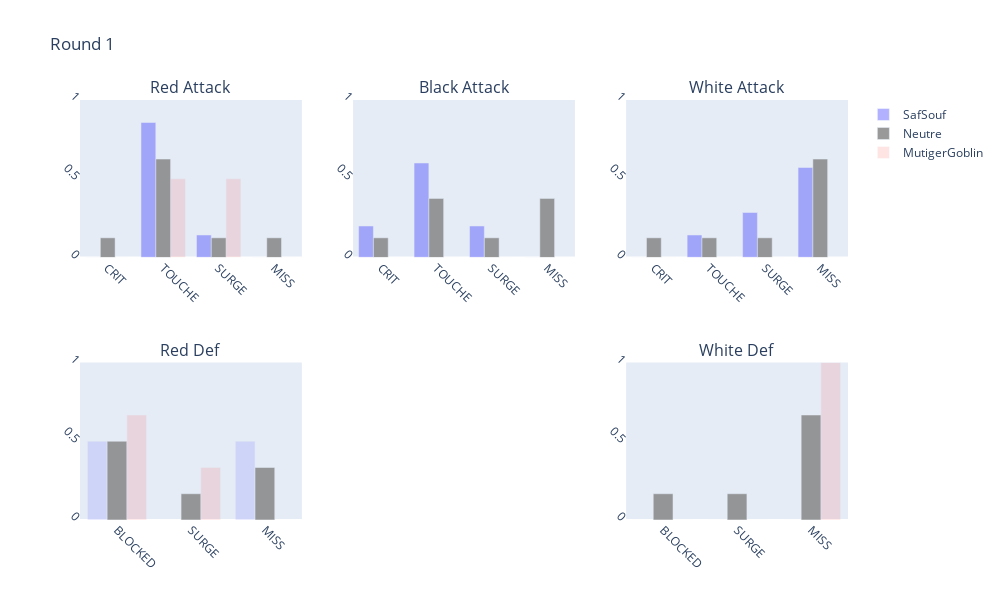

Notebook code cell kept with this figure:
### Markdown cell above
### <div class="alert alert-block alert-info">Round 1</div>

### Code cell
subplot_all_dice(xatt,xdef,BlueListSizeRound1,RedListSizeRound1,attRedListRound1,attBlackListRound1,attWhiteListRound1,
                 defRedListRound1,defWhiteListRound1,title = "Round 1",blue = BluePlayer,red = RedPlayer )

### Figure 1 — Plotly figure (JSON) as saved in the notebook; plotly's stock layout.template omitted (floating-point values rounded to 4 significant figures)
{"data": [{"marker": {"color": "blue"}, "name": "SafSouf", "opacity": 0.3, "showlegend": true, "type": "bar", "x": ["CRIT", "TOUCHE", "SURGE", "MISS"], "xaxis": "x", "y": [0, 0.8571, 0.1429, 0], "yaxis": "y"}, {"marker": {"color": "grey"}, "name": "Neutre", "opacity": 0.8, "showlegend": true, "type": "bar", "x": ["CRIT", "TOUCHE", "SURGE", "MISS"], "xaxis": "x", "y": [0.125, 0.625, 0.125, 0.125], "yaxis": "y"}, {"marker": {"color": "red"}, "name": "MutigerGoblin", "opacity": 0.1, "showlegend": true, "type": "bar", "x": ["CRIT", "TOUCHE", "SURGE", "MISS"], "xaxis": "x", "y": [0, 0.5, 0.5, 0], "yaxis": "y"}, {"marker": {"color": "blue"}, "name": "SafSouf", "opacity": 0.3, "showlegend": false, "type": "bar", "x": ["CRIT", "TOUCHE", "SURGE", "MISS"], "xaxis": "x2", "y": [0.2, 0.6, 0.2, 0], "yaxis": "y2"}, {"marker": {"color": "grey"}, "name": "Neutre", "opacity": 0.8, "showlegend": false, "type": "bar", "x": ["CRIT", "TOUCHE", "SURGE", "MISS"], "xaxis": "x2", "y": [0.125, 0.375, 0.125, 0.375], "yaxis": "y2"}, {"marker": {"color": "red"}, "name": "MutigerGoblin", "opacity": 0.1, "showlegend": false, "type": "bar", "x": ["CRIT", "TOUCHE", "SURGE", "MISS"], "xaxis": "x2", "y": [0, 0, 0, 0], "yaxis": "y2"}, {"marker": {"color": "blue"}, "name": "SafSouf", "opacity": 0.3, "showlegend": false, "type": "bar", "x": ["CRIT", "TOUCHE", "SURGE", "MISS"], "xaxis": "x3", "y": [0, 0.1429, 0.2857, 0.5714], "yaxis": "y3"}, {"marker": {"color": "grey"}, "name": "Neutre", "opacity": 0.8, "showlegend": false, "type": "bar", "x": ["CRIT", "TOUCHE", "SURGE", "MISS"], "xaxis": "x3", "y": [0.125, 0.125, 0.125, 0.625], "yaxis": "y3"}, {"marker": {"color": "red"}, "name": "MutigerGoblin", "opacity": 0.1, "showlegend": false, "type": "bar", "x": ["CRIT", "TOUCHE", "SURGE", "MISS"], "xaxis": "x3", "y": [0, 0, 0, 0], "yaxis": "y3"}, {"marker": {"color": "blue"}, "name": "SafSouf", "opacity": 0.1, "showlegend": false, "type": "bar", "x": ["BLOCKED", "SURGE", "MISS"], "xaxis": "x4", "y": [0.5, 0, 0.5], "yaxis": "y4"}, {"marker": {"color": "grey"}, "name": "Neutre", "opacity": 0.8, "showlegend": false, "type": "bar", "x": ["BLOCKED", "SURGE", "MISS"], "xaxis": "x4", "y": [0.5, 0.1667, 0.3333], "yaxis": "y4"}, {"marker": {"color": "red"}, "name": "MutigerGoblin", "opacity": 0.1, "showlegend": false, "type": "bar", "x": ["BLOCKED", "SURGE", "MISS"], "xaxis": "x4", "y": [0.6667, 0.3333, 0], "yaxis": "y4"}, {"marker": {"color": "blue"}, "name": "SafSouf", "opacity": 0.1, "showlegend": false, "type": "bar", "x": ["BLOCKED", "SURGE", "MISS"], "xaxis": "x6", "y": [0, 0, 0], "yaxis": "y6"}, {"marker": {"color": "grey"}, "name": "Neutre", "opacity": 0.8, "showlegend": false, "type": "bar", "x": ["BLOCKED", "SURGE", "MISS"], "xaxis": "x6", "y": [0.1667, 0.1667, 0.6667], "yaxis": "y6"}, {"marker": {"color": "red"}, "name": "MutigerGoblin", "opacity": 0.1, "showlegend": false, "type": "bar", "x": ["BLOCKED", "SURGE", "MISS"], "xaxis": "x6", "y": [0, 0, 1], "yaxis": "y6"}], "layout": {"annotations": [{"font": {"size": 16}, "showarrow": false, "text": "Red Attack", "x": 0.1444, "xanchor": "center", "xref": "paper", "y": 1, "yanchor": "bottom", "yref": "paper"}, {"font": {"size": 16}, "showarrow": false, "text": "Black Attack", "x": 0.5, "xanchor": "center", "xref": "paper", "y": 1, "yanchor": "bottom", "yref": "paper"}, {"font": {"size": 16}, "showarrow": false, "text": "White Attack", "x": 0.8556, "xanchor": "center", "xref": "paper", "y": 1, "yanchor": "bottom", "yref": "paper"}, {"font": {"size": 16}, "showarrow": false, "text": "Red Def", "x": 0.1444, "xanchor": "center", "xref": "paper", "y": 0.375, "yanchor": "bottom", "yref": "paper"}, {"font": {"size": 16}, "showarrow": false, "text": "White Def", "x": 0.8556, "xanchor": "center", "xref": "paper", "y": 0.375, "yanchor": "bottom", "yref": "paper"}], "autosize": false, "height": 600, "title": {"text": "Round 1"}, "width": 1000, "xaxis": {"anchor": "y", "domain": [0, 0.2889], "tickangle": 45}, "xaxis2": {"anchor": "y2", "domain": [0.3556, 0.6444], "tickangle": 45}, "xaxis3": {"anchor": "y3", "domain": [0.7111, 1], "tickangle": 45}, "xaxis4": {"anchor": "y4", "domain": [0, 0.2889], "tickangle": 45}, "xaxis5": {"anchor": "y5", "domain": [0.3556, 0.6444], "tickangle": 45}, "xaxis6": {"anchor": "y6", "domain": [0.7111, 1], "tickangle": 45}, "yaxis": {"anchor": "x", "domain": [0.625, 1], "range": [0, 1], "showgrid": false, "tickangle": 45}, "yaxis2": {"anchor": "x2", "domain": [0.625, 1], "range": [0, 1], "showgrid": false, "tickangle": 45}, "yaxis3": {"anchor": "x3", "domain": [0.625, 1], "range": [0, 1], "showgrid": false, "tickangle": 45}, "yaxis4": {"anchor": "x4", "domain": [0, 0.375], "range": [0, 1], "showgrid": false, "tickangle": 45}, "yaxis5": {"anchor": "x5", "domain": [0, 0.375], "range": [0, 1], "showgrid": false, "tickangle": 45}, "yaxis6": {"anchor": "x6", "domain": [0, 0.375], "range": [0, 1], "showgrid": false, "tickangle": 45}}}
